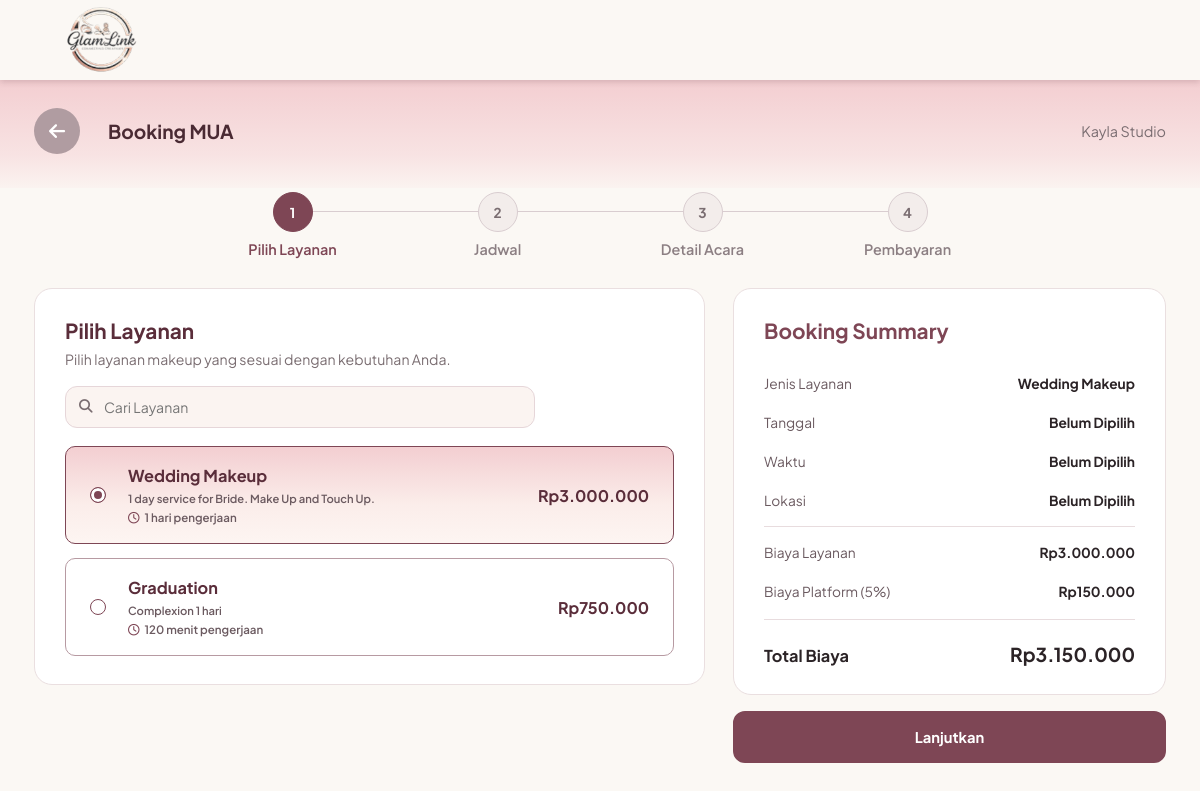
The page /klien/booking.php?mua=2 (signed in) on the database its author committed.
### tables this page shows
CREATE TABLE `users` (
  `id_user` int(11) NOT NULL,
  `nama` varchar(100) NOT NULL,
  `email` varchar(100) NOT NULL,
  `nomor_telepon` varchar(20) DEFAULT NULL,
  `nama_brand` varchar(150) DEFAULT NULL,
  `bio` text DEFAULT NULL,
  `lokasi` varchar(150) DEFAULT NULL,
  `foto_profil` varchar(255) DEFAULT NULL,
  `password` varchar(255) NOT NULL,
  `role` enum('mua','pelanggan','admin') NOT NULL,
  `dibuat_pada` timestamp NOT NULL DEFAULT current_timestamp(),
  `status_verifikasi` enum('pending','approved','rejected') NOT NULL DEFAULT 'approved',
  `alasan_tolak` varchar(255) DEFAULT NULL
);

CREATE TABLE `bookings` (
  `id_booking` int(11) NOT NULL,
  `no_invoice` varchar(20) NOT NULL,
  `id_mua` int(11) NOT NULL,
  `id_pelanggan` int(11) NOT NULL,
  `id_layanan` int(11) NOT NULL,
  `tanggal_booking` date NOT NULL,
  `waktu_booking` time NOT NULL,
  `lokasi_acara` varchar(255) DEFAULT NULL,
  `catatan` text DEFAULT NULL,
  `total_harga` int(11) NOT NULL,
  `status` enum('menunggu','dikonfirmasi','selesai','ditolak') NOT NULL DEFAULT 'menunggu',
  `is_mua_done` tinyint(1) DEFAULT 0,
  `is_client_done` tinyint(1) DEFAULT 0,
  `foto_dokumentasi` varchar(255) DEFAULT NULL,
  `rating` int(1) DEFAULT NULL,
  `ulasan` text DEFAULT NULL,
  `created_at` timestamp NOT NULL DEFAULT current_timestamp(),
  `nama_acara` varchar(150) DEFAULT NULL,
  `jenis_acara` varchar(50) DEFAULT NULL,
  `kota_acara` varchar(50) DEFAULT NULL,
  `biaya_platform` int(11) NOT NULL DEFAULT 0,
  `metode_bayar` varchar(50) DEFAULT NULL,
  `dibayar_pada` timestamp NULL DEFAULT NULL,
  `dibatalkan_oleh` enum('klien','mua') DEFAULT NULL,
  `dibatalkan_pada` timestamp NULL DEFAULT NULL
);

CREATE TABLE `services` (
  `id_service` int(11) NOT NULL,
  `id_mua` int(11) NOT NULL,
  `nama_layanan` varchar(150) NOT NULL,
  `kategori` varchar(100) DEFAULT NULL,
  `harga` decimal(10,2) NOT NULL,
  `durasi` varchar(50) DEFAULT NULL,
  `deskripsi` text DEFAULT NULL,
  `fasilitas` text DEFAULT NULL
);

### klien/booking.php (the view, shortened to what this page needs)
<?php
require __DIR__ . '/../includes/klien.php';
function input($k) { $v = $_POST[$k] ?? $_GET[$k] ?? ''; return is_string($v) ? trim($v) : ''; }
$id_mua     = (int)input('mua');
$mua = q("SELECT id_user, nama_brand, lokasi FROM users WHERE id_user = ? AND role = 'mua' AND status_verifikasi = 'approved'", [$id_mua])[0] ?? null;
$layanan = q('SELECT * FROM services WHERE id_mua = ? ORDER BY id_service', [$id_mua]);
$hari_ini = date('Y-m-d');
$maks     = date('Y-m-t', strtotime('+12 months'));
$terisi = [];
foreach (q("SELECT tanggal_booking, waktu_booking FROM bookings WHERE id_mua = ? AND status IN ('menunggu','dikonfirmasi') AND tanggal_booking BETWEEN ? AND ?", [$id_mua, $hari_ini, $maks]) as $r) {
    $i = slot_index($r['waktu_booking']); if ($i >= 0) $terisi[$r['tanggal_booking']][$i] = $i;
}
$langkah_label = ['Pilih Layanan', 'Jadwal', 'Detail Acara', 'Pembayaran'];
?>
<header class="bk-header"><a href="index.php"><img src="../assets/img/logo.png" alt="GlamLink"></a></header>
<div class="bk-band"><div class="bk-wrap bk-band-in">
    <a class="bk-back" href="mua.php?id=<?php echo $id_mua; ?>" aria-label="Kembali ke profil MUA"><i class="fa-solid fa-arrow-left"></i></a>
    <h1>Booking MUA</h1><span class="bk-mua"><?php echo e($mua['nama_brand']); ?></span>
</div></div>
<main class="bk-wrap">
<?php if (!$layanan): ?>
    <div class="kosong"><i class="fa-regular fa-face-frown"></i><p><b><?php echo e($mua['nama_brand']); ?></b> belum menambahkan layanan, sehingga belum bisa dibooking.</p><a class="kb-fill" href="cari.php">Cari MUA lain</a></div>
<?php else: ?>
    <ol class="bk-stepper" aria-label="Langkah booking">
        <?php foreach ($langkah_label as $i => $l) echo '<li class="bk-step" data-step="' . ($i + 1) . '"><span class="bk-dot">' . ($i + 1) . '</span><span class="bk-lbl">' . $l . '</span></li>'; ?>
    </ol>
    <form id="bk-form" method="POST" action="booking.php?mua=<?php echo $id_mua; ?>" novalidate>
    <div class="bk-grid">
        <div class="bk-left">
            <section class="bk-card bk-panel" data-step="1">
                <h2>Pilih Layanan</h2>
                <p class="bk-sub">Pilih layanan makeup yang sesuai dengan kebutuhan Anda.</p>
                <label class="bk-search"><i class="fa-solid fa-magnifying-glass"></i><input type="search" id="bk-cari" placeholder="Cari Layanan" aria-label="Cari layanan" autocomplete="off"></label>
                <div class="bk-svc-list">
                <?php foreach ($layanan as $s): $sid = (int)$s['id_service'];
                    $ring = trim((string)strtok((string)$s['deskripsi'], "\n")); ?>
                    <label class="bk-svc" data-cari="<?php echo e(mb_strtolower($s['nama_layanan'] . ' ' . $s['kategori'] . ' ' . $s['deskripsi'])); ?>">
                        <span class="bk-radio" aria-hidden="true"></span>
                        <span class="bk-svc-main"><b><?php echo e($s['nama_layanan']); ?></b>
                            <?php if ($ring !== '') echo '<small>' . e(mb_strimwidth($ring, 0, 80, '…', 'UTF-8')) . '</small>'; ?>
                            <?php if (trim((string)$s['durasi']) !== '') echo '<span class="bk-dur"><i class="fa-regular fa-clock"></i> ' . e($s['durasi']) . ' pengerjaan</span>'; ?></span>
                        <span class="bk-harga"><?php echo rupiah($s['harga']); ?></span>
                    </label>
                <?php endforeach; ?>
                </div>
            </section>
        </div>
        <aside class="bk-right">
            <div class="bk-card bk-sum">
                <h2>Booking Summary</h2>
                <dl>
                    <div><dt>Jenis Layanan</dt><dd id="s-layanan">-</dd></div>
                    <div><dt>Tanggal</dt><dd id="s-tanggal">Belum Dipilih</dd></div>
                    <div><dt>Waktu</dt><dd id="s-waktu">Belum Dipilih</dd></div>
                    <div><dt>Lokasi</dt><dd id="s-lokasi">Belum Dipilih</dd></div>
                </dl>
                <dl class="bk-sum-biaya">
                    <div><dt>Biaya Layanan</dt><dd id="s-biaya">-</dd></div>
                    <div><dt>Biaya Platform (<?php echo BIAYA_PLATFORM_PERSEN; ?>%)</dt><dd id="s-fee">-</dd></div>
                </dl>
                <div class="bk-total"><span>Total Biaya</span><b id="s-total">-</b></div>
            </div>
            <button type="button" class="bk-btn bk-btn-fill bk-btn-wide" id="bk-next1">Lanjutkan</button>
        </aside>
    </div>
    </form>
<?php endif; ?>
</main>
</body></html>

### assets/css/navbar.css (style rules this page uses)
:root { --gl-primary: #7E4655; --gl-primary-dark: #623642; --gl-soft: #f0e6e9; }

### rows shown on the page
users: nama_brand "Kayla Studio"
bookings: l "Pilih Layanan"
services: nama_layanan "Wedding Makeup", deskripsi "1 day service for Bride. Make Up and Touch Up.", durasi "1 hari", harga "Rp3.000.000"
services: nama_layanan "Graduation", deskripsi "Complexion 1 hari", durasi "120 menit", harga "Rp750.000"

### other values the page prints
$l "Jadwal"
$l "Detail Acara"
$l "Pembayaran"
BIAYA_PLATFORM_PERSEN "5"
